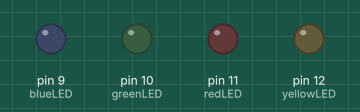
Bench run of a sketch on a simulated Arduino Uno, built with avr-gcc and run on an emulated ATmega328P. Parts: output pins drawn as LEDs (lit = HIGH).

Above: at 0.5 s.
At 1.5 s:
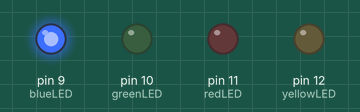
At 3.5 s:
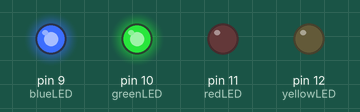
At 6.5 s:
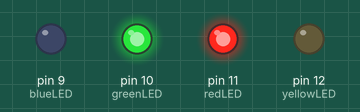
At 9.5 s:
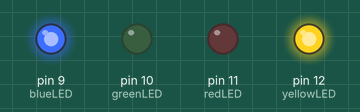
At 13.5 s:
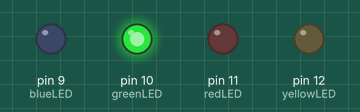
Timing chart, 0 to 14.3 s (numbered marks = the images above):
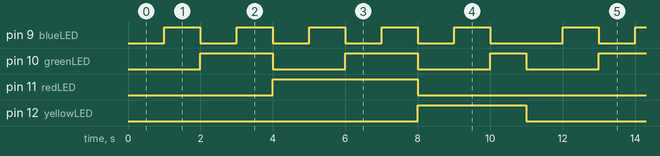

The sketch:

binary-counter.ino
```cpp
/* Project 3: 4-Bit Binary Counter using LEDs
   Target Architecture: Elegoo Uno R3 / ATmega328P

   Hardware Configuration (Right to Left based on physical wiring):
   - Pin 9  -> Blue LED   (Least Significant Bit - Bit 0)
   - Pin 10 -> Green LED  (Bit 1)
   - Pin 11 -> Red LED    (Bit 2)
   - Pin 12 -> Yellow LED (Most Significant Bit - Bit 3)
*/

// Assigning descriptive variable names to designated I/O pins
int blueLED = 9;    // 1s place (LSB)
int greenLED = 10;  // 2s place
int redLED = 11;    // 4s place
int yellowLED = 12; // 8s place (MSB)

void setup() {
  // Initialize all four digital control lines as low-impedance OUTPUTs
  pinMode(blueLED, OUTPUT);
  pinMode(greenLED, OUTPUT);
  pinMode(redLED, OUTPUT);
  pinMode(yellowLED, OUTPUT);
}

void loop() {
  // --- STATE 0 (Decimal 0 -> Binary: 0000) ---
  digitalWrite(yellowLED, LOW);
  digitalWrite(redLED, LOW);
  digitalWrite(greenLED, LOW);
  digitalWrite(blueLED, LOW);
  delay(1000);

  // --- STATE 1 (Decimal 1 -> Binary: 0001) ---
  digitalWrite(blueLED, HIGH);
  delay(1000);
  digitalWrite(blueLED, LOW);

  // --- STATE 2 (Decimal 2 -> Binary: 0010) ---
  digitalWrite(greenLED, HIGH);
  delay(1000);
  digitalWrite(greenLED, LOW);

  // --- STATE 3 (Decimal 3 -> Binary: 0011) ---
  digitalWrite(greenLED, HIGH);
  digitalWrite(blueLED, HIGH);
  delay(1000);
  digitalWrite(greenLED, LOW);
  digitalWrite(blueLED, LOW);

  // --- STATE 4 (Decimal 4 -> Binary: 0100) ---
  digitalWrite(redLED, HIGH);
  delay(1000);
  digitalWrite(redLED, LOW);

  // --- STATE 5 (Decimal 5 -> Binary: 0101) ---
  digitalWrite(blueLED, HIGH);
  digitalWrite(redLED, HIGH);
  delay(1000);
  digitalWrite(blueLED, LOW);
  digitalWrite(redLED, LOW);

  // --- STATE 6 (Decimal 6 -> Binary: 0110) ---
  digitalWrite(greenLED, HIGH);
  digitalWrite(redLED, HIGH);
  delay(1000);
  digitalWrite(greenLED, LOW);
  digitalWrite(redLED, LOW);

  // --- STATE 7 (Decimal 7 -> Binary: 0111) ---
  digitalWrite(blueLED, HIGH);
  digitalWrite(greenLED, HIGH);
  digitalWrite(redLED, HIGH);
  delay(1000);
  digitalWrite(blueLED, LOW);
  digitalWrite(greenLED, LOW);
  digitalWrite(redLED, LOW);

  // --- STATE 8 (Decimal 8 -> Binary: 1000) ---
  digitalWrite(yellowLED, HIGH);
  delay(1000);
  digitalWrite(yellowLED, LOW);

  // --- STATE 9 (Decimal 9 -> Binary: 1001) ---
  digitalWrite(blueLED, HIGH);
  digitalWrite(yellowLED, HIGH);
  delay(1000);
  digitalWrite(blueLED, LOW);
  digitalWrite(yellowLED, LOW);

  // --- STATE 10 (Decimal 10 -> Binary: 1010) ---
  digitalWrite(greenLED, HIGH);
  digitalWrite(yellowLED, HIGH);
  delay(1000);
  digitalWrite(greenLED, LOW);
  digitalWrite(yellowLED, LOW);
}
```

Measured:
- by itself, pin 9 (blueLED): repeats every 11.0 s: 4 × (LOW 1.0 s, HIGH 1.0 s), LOW 2.0 s, HIGH 1.0 s
- by itself, pin 10 (greenLED): repeats every 11.0 s: LOW 2.0 s, HIGH 2.0 s, LOW 2.0 s, HIGH 1.0 s, LOW 2.0 s, HIGH 2.0 s
- by itself, pin 11 (redLED): alternates HIGH for 4.0 s and LOW for 7.0 s
- by itself, pin 12 (yellowLED): alternates HIGH for 3.0 s and LOW for 8.0 s
